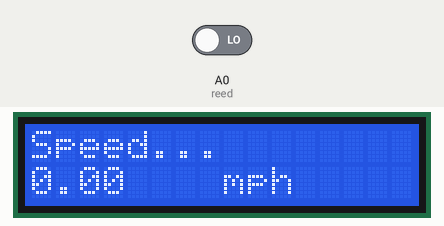
A sketch run on a simulated Arduino Uno, built with avr-gcc and run on an emulated ATmega328P. On the bench: 16×2 character LCD. Inputs (shaded band) come from the test bench; at power-on: A0 (reed) LOW.

Above: at 0.86 s.
1.3 s: A0 (reed) driven HIGH
At 1.52 s:
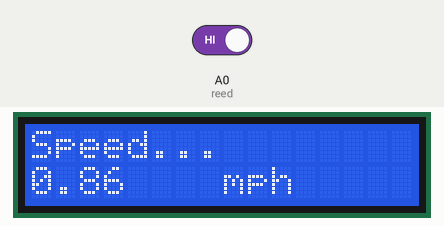
At 2.13 s:
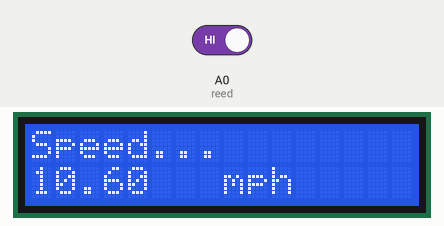
Timing chart, 0 to 4.3 s (numbered marks = the images above; inputs shaded):
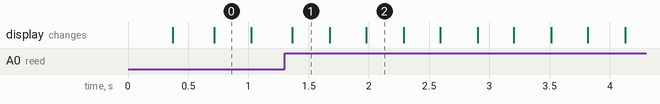

The sketch:

Code.ino
```cpp
#include <LiquidCrystal.h>

#define reed A0

LiquidCrystal lcd(12, 11, 5, 4, 3, 2);

float radius = 3.0;

int reedVal;
long timer = 0;
float mph = 0.00;
float circumference;

int maxReedCounter = 100;
int reedCounter;

void setup()
{
  lcd.begin(16, 2);


  reedCounter = maxReedCounter;
  circumference = 2*3.14*radius;

  pinMode(reed, INPUT);

  cli();

  TCCR1A = 0;
  TCCR1B = 0;
  TCNT1  = 0;
  OCR1A = 1999;
  TCCR1B |= (1 << WGM12);
  TCCR1B |= (1 << CS11);
  TIMSK1 |= (1 << OCIE1A);

  sei();

}

ISR(TIMER1_COMPA_vect)
{
  reedVal = digitalRead(reed);
  if (reedVal)
  {
    if (reedCounter == 0)
    {
      mph = (56.8*float(circumference))/float(timer);
      timer = 0;
      reedCounter = maxReedCounter;
    }
    else{
      if (reedCounter > 0)
      {
        reedCounter -= 1;
      }
    }
  }
  else
  {
    if (reedCounter > 0)
    {
      reedCounter -= 1;//decrement reedCounter
    }
  }
  if (timer > 3000)
  {
    mph = 0;//if no new pulses from reed switch- tire is still, set mph to 0
  }
  else
  {
    timer += 1;//increment timer
  }
}

void displayMPH()
{
  lcd.setCursor(0,1);
  lcd.print(mph);
}

void loop()
{
  lcd.print("Speed...");
  lcd.setCursor(8,1);
  lcd.print("mph");
  displayMPH();
  delay(10);
  lcd.clear();
}
```

Measured:
- after the input at 1.3 s, the display: changes after 0.07 s (image 1)
